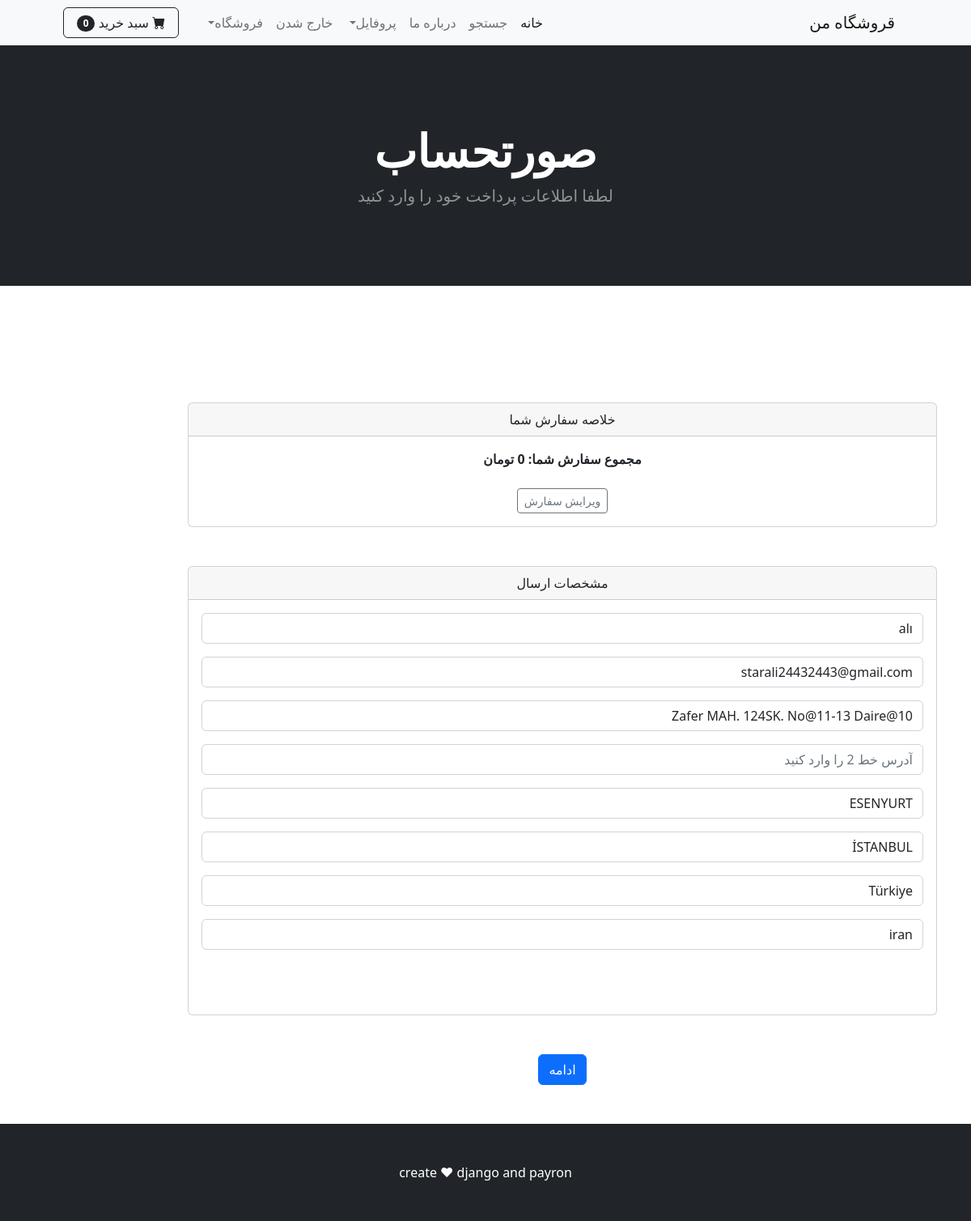
/payment/checkout/ (signed in), run on the app's committed database.
### payment/models.py (models this page shows, shortened)
class ShippingAddress(models.Model):
    user = models.ForeignKey(User,on_delete=models.CASCADE,null=True,blank=True)
    shipping_full_name = models.CharField(max_length=250)
    shipping_email = models.CharField(max_length=300)
    shipping_phone = models.CharField(max_length=25, blank=True)
    shipping_address1 = models.CharField(max_length=250, blank=True)
    shipping_address2 = models.CharField(max_length=250, blank=True, null=True)
    shipping_city = models.CharField(max_length=25, blank=True)
    shipping_state = models.CharField(max_length=25, blank=True, null=True)
    shipping_country = models.CharField(max_length=25, blank=True)
    shipping_zipcode = models.CharField(max_length=25,  default='iran',null=True)
    shipping_old_cart = models.CharField(max_length=200,blank=True,null=True)
    class Meta:
         verbose_name_plural = 'Shipping Address'

### payment/views.py (the view)
# urls.py: path('checkout/', views.checkout , name='checkout'),
def checkout(request):
    cart = Cart(request)
    cart_products = cart.get_prods()
    quantities = cart.get_quants()
    total = cart.get_total()
    if request.user.is_authenticated:
        shipping_user, created = ShippingAddress.objects.get_or_create(user_id=request.user.id)
        shipping_form = ShippingForm(request.POST or None, instance= shipping_user)
        return render(request,'payment/checkout.html',{'cart_products': cart_products, 'quantities': quantities ,'total': total,'shipping_form': shipping_form})
    else:
       shipping_form = ShippingForm(request.POST or None)
       return render(request,'payment/checkout.html',{'cart_products': cart_products, 'quantities': quantities ,'total': total,'shipping_form': ShippingForm})

### cart/cart.py (called while the page is built, shortened)
    def __len__(self):
        return len(self.cart)

    def get_prods(self):
        product_ids = self.cart.keys()
        products = Product.objects.filter(id__in = product_ids)
        return products

    def get_quants(self):
        quantities = self.cart
        return quantities

    def get_total(self):
        product_ids = self.cart.keys()
        products = Product.objects.filter(id__in = product_ids)
        total = 0
        return total

### cart/context_processors.py (called while the page is built)
def cart(request):
    return {'cart': Cart(request)}

### payment/templates/payment/checkout.html (shortened to what this page needs)
{% extends "base.html" %}
{% block content %}
{% load static %}
{% load humanize %}
    <header class="bg-dark py-5">
      <div class="container px-4 px-lg-5 my-5">
        <div class="text-center text-white">
          <h1 class="display-4 fw-bolder">صورتحساب</h1>
          <p class="lead fw-normal text-white-50 mb-0">
            لطفا اطلاعات پرداخت خود را وارد کنید
          </p>
        </div>
      </div>
    </header>
    <br><br><br><br><br><br>
    <div class="container ">
        <div class="row">
            <center class="col-10">
             <div class="card">
  <div class="card-header">
    خلاصه سفارش شما
  </div>
  <div class="card-body">
   <strong>مجموع سفارش شما: {{total | intcomma}} تومان </strong><br>
   <br>
    <a href="{% url 'cart_summery' %}" class="btn btn-sm btn-outline-secondary">ویرایش سفارش</a>
  </div>
</div>
<br><br>
  <div class="card">
  <div class="card-header">
   مشخصات ارسال
  </div>
  <div class="card-body">
    <form method="POST" action="{% url 'confirm_order' %}">
        {{ shipping_form.as_p }}
         <br><br>
  </div>
</div>
<br><br>
<button type="submit" class="btn btn-primary">ادامه</button>
            </center>
      </div>
     </div>
      <br><br>
{% endblock %}

### data on the page
ShippingAddress: shipping_full_name "alı", shipping_email "starali24432443@gmail.com", shipping_address1 "Zafer MAH. 124SK. No@11-13 Daire@10", shipping_city "ESENYURT", shipping_state "İSTANBUL", shipping_country "Türkiye", shipping_zipcode "iran"

### other printed values
{{ cart|length }} "0"
{{ total | intcomma }} "0"
